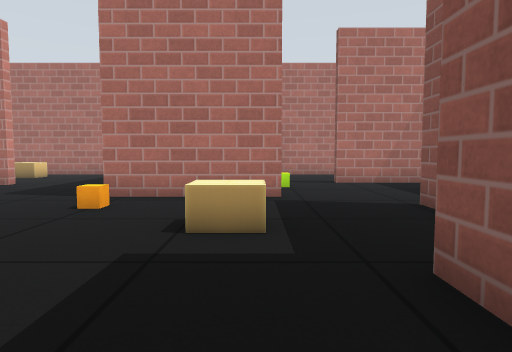
view 1 (above)

22 first-person views from a walk through a world built for the Gazebo simulator. The camera is 0.5 m above the floor, tilts 4° down and sees 75° across. The floor is counted in squares, 0.5 m on a side. Each view is taken from the middle of a square. On the plan, view 1 faces up. The plan holds only what a view shows up to about 12 squares ahead; the rest is blank. Robots are left out. Simple patterns stand in for the simulator's built-in surfaces.

view 2
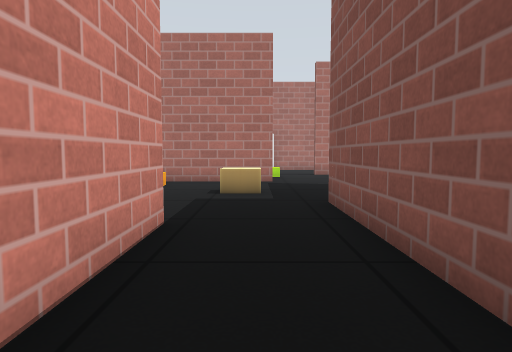

view 3
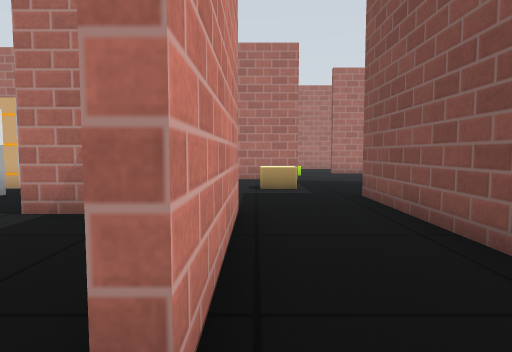

view 4
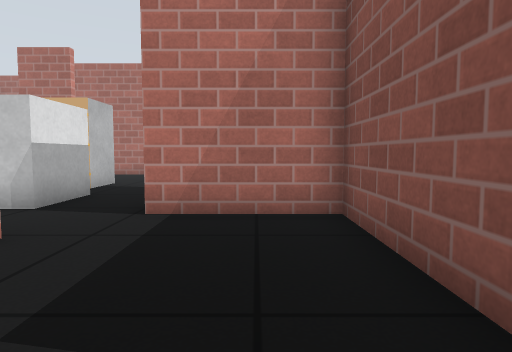

view 5
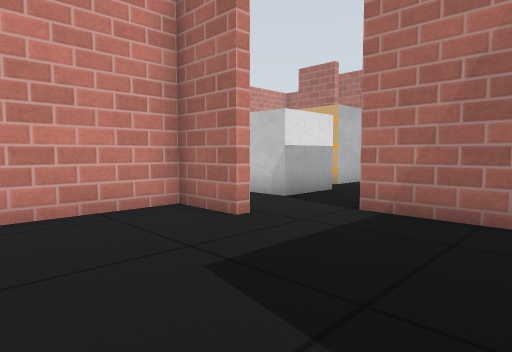

view 6
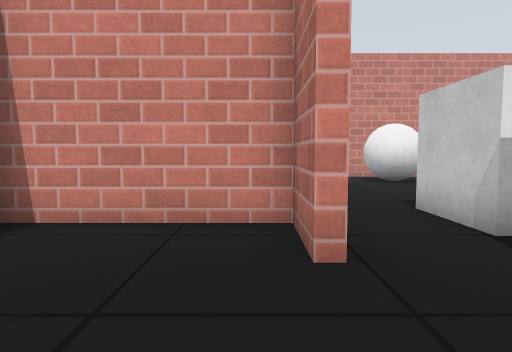

view 7
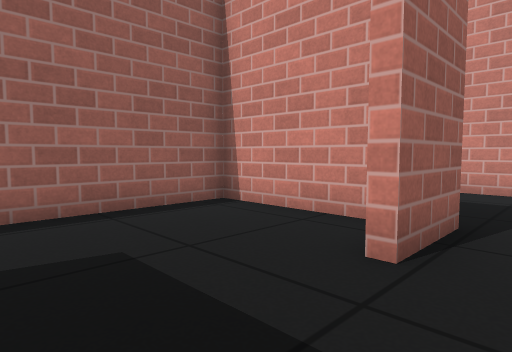

view 8
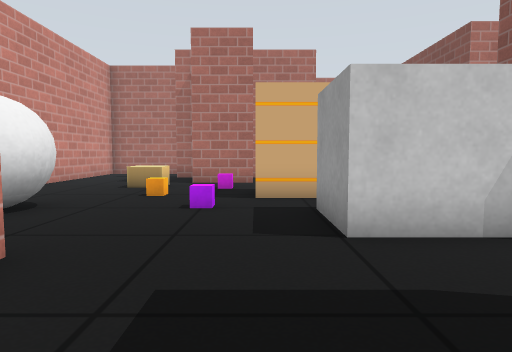

view 9
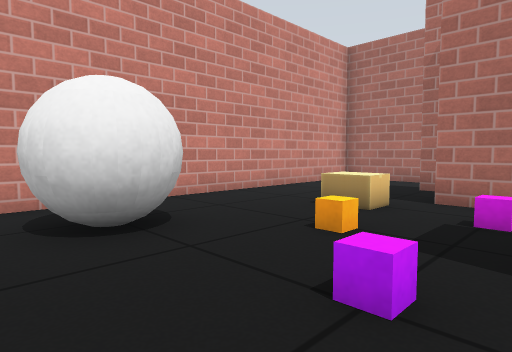

view 10
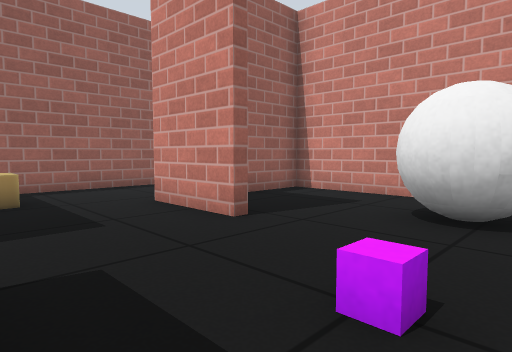

view 11
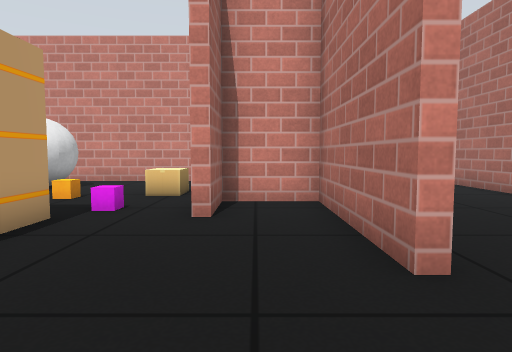

view 12
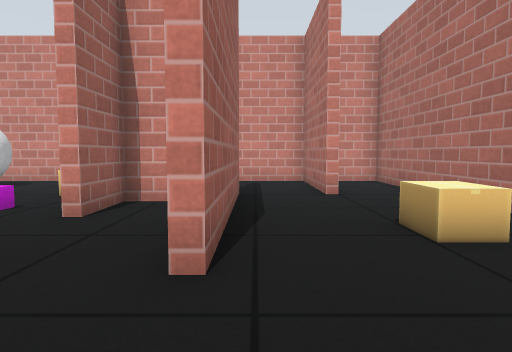

view 13
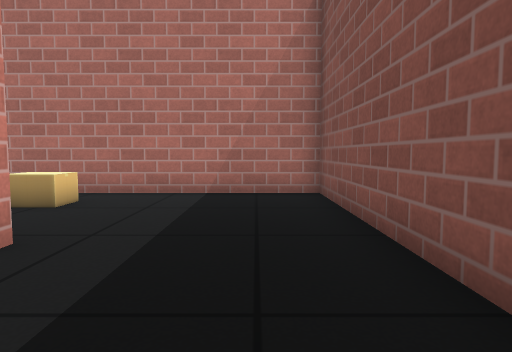

view 14
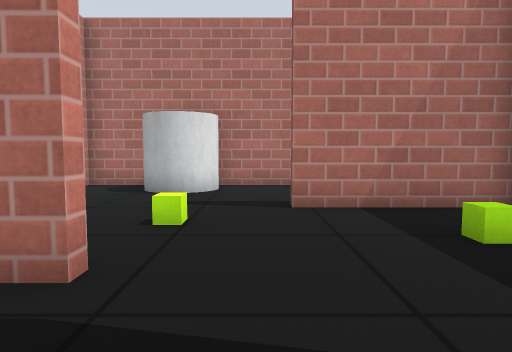

view 15
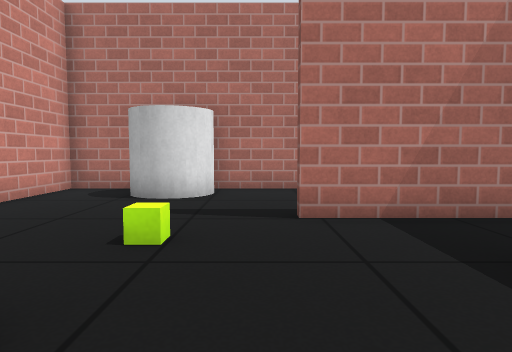

view 16
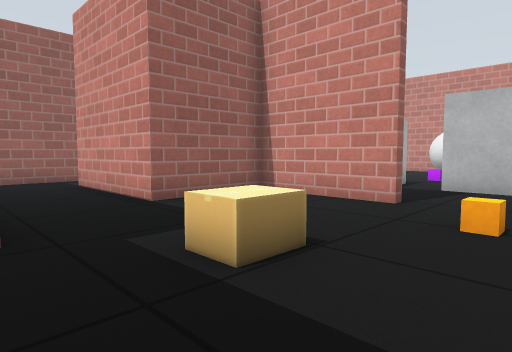

view 17
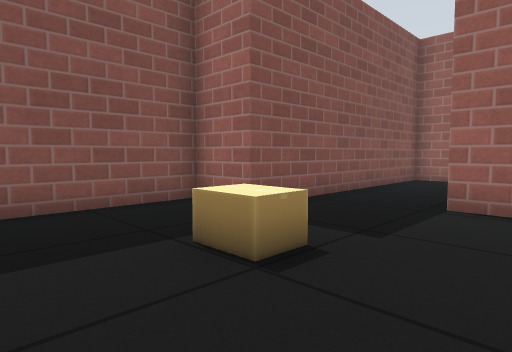

view 18
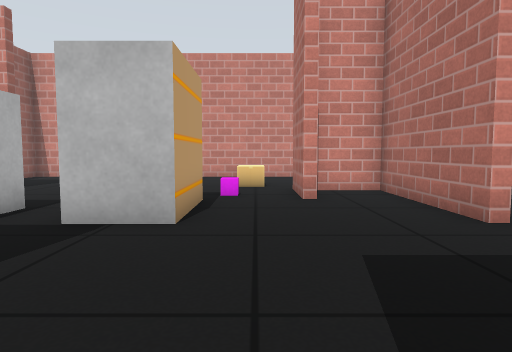

view 19
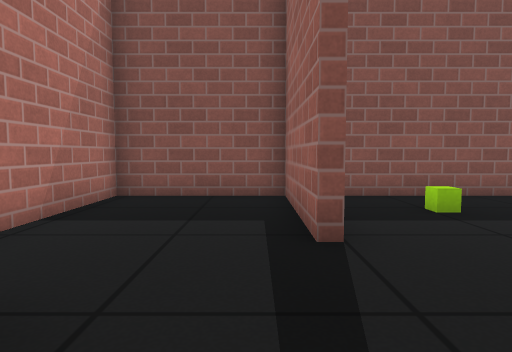

view 20
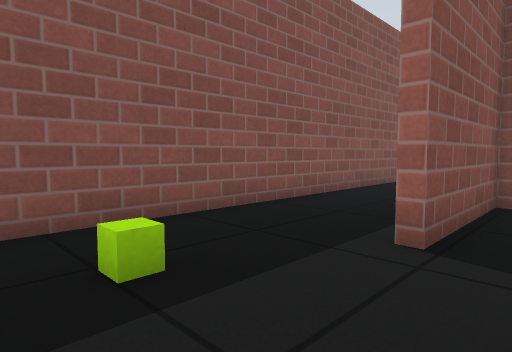

view 21
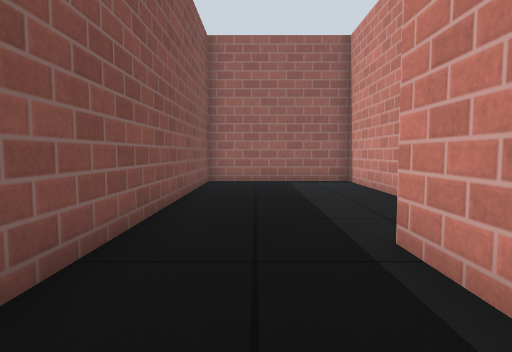

view 22
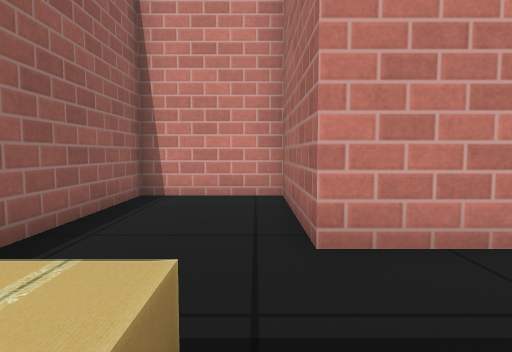

### Floor plan
Key: @ floor where view 1 was taken; # wall or solid block; . floor; B green box; R orange box; C cardboard box; G grey box; E grey ball; P purple box; Y grey cylinder; O other object.
Columns run from 17 left of view 1 to 7 right of it. Each row starts with its distance up from view 1.
 15 #################Y#######
 14 #.......C.....#.Y Y.....#
 13 #####...C.....#..Y......#
 12 #.............#.........#
 11 #...######....#.....#####
 10 #....#........# ..B.....#
  9 #....#........# ......B.#
  8 #....##.......####......#
  7 #...C...................#
  6 #.....POOO....R.....#...#
  5 #....R.OOO......CC..#...#
  4 #.E.........#....C..#...#
  3 #.EE..P.GGG.#......##...#
  2 #.EE....G G.#  ....#....#
  1 #.......GGG.####...#....#
  0 #...#..........#.@.#....#
 -1 #...#....###...#...#....#
 -2 #####... #.....#...#....#
 -3 #........#.....#...#....#
 -4 #......CC#.........#....#
 -5 #......  #.........#....#
 -6 #########################

Where each view was taken, in squares from view 1:
view 1: 0 up, 0 right, facing up
view 2: 4 down, 0 right, facing up
view 3: 5 down, 1 left, facing up
view 4: 5 down, 3 left, facing up
view 5: 5 down, 2 left, facing up-left
view 6: 2 down, 3 left, facing left
view 7: 0 up, 3 left, facing down-left
view 8: 3 down, 10 left, facing up
view 9: 1 up, 10 left, facing up-left
view 10: 4 up, 9 left, facing down-left
view 11: 9 up, 5 left, facing left
view 12: 11 up, 5 left, facing left
view 13: 7 up, 5 left, facing up
view 14: 5 up, 2 right, facing up
view 15: 6 up, 2 right, facing up
view 16: 7 up, 2 right, facing down-left
view 17: 7 up, 3 left, facing down-right
view 18: 7 up, 3 left, facing left
view 19: 12 up, 1 left, facing right
view 20: 10 up, 2 right, facing down-right
view 21: 6 up, 5 right, facing down
view 22: 3 down, 9 left, facing left
